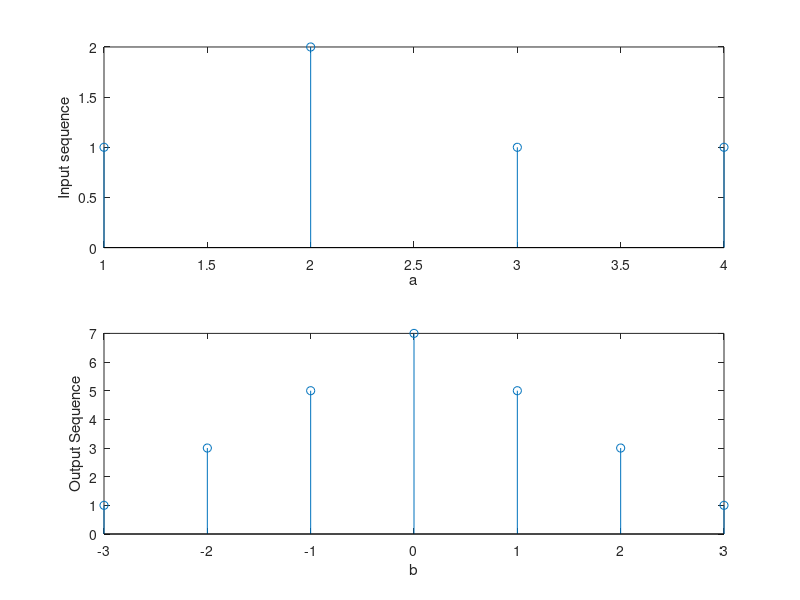

MATLAB code to generate this figure:
%{
x = [1 2 1 1];
y = xcorr(x, x);

subplot(2, 1, 1);
stem(x);
xlabel('a');
ylabel('Input sequence');

subplot(2, 1, 2);
stem(y);
xlabel('b');
ylabel('Output Sequence');
%}

%AUTOCORRELATION

x = [1 2 1 1];
x1 = fliplr(x);

n = length(x);
X = [x, zeros(1, n)];
flip_x = [x1, zeros(1, n)];
y = zeros(1, 2*n-1);

for i = 1:2*n-1
    %y(i) = 0;
    for j = 1:n
        if(i-j+1 > 0)
            y(i)=y(i)+X(j)*flip_x(i-j+1);
        else
        end
    end
end

subplot(2, 1, 1);
stem(x);
xlabel('a');
ylabel('Input sequence');

nx = -(length(x)-1):(length(x)-1);

subplot(2, 1, 2);
stem(nx, y);
xlabel('b');
ylabel('Output Sequence');